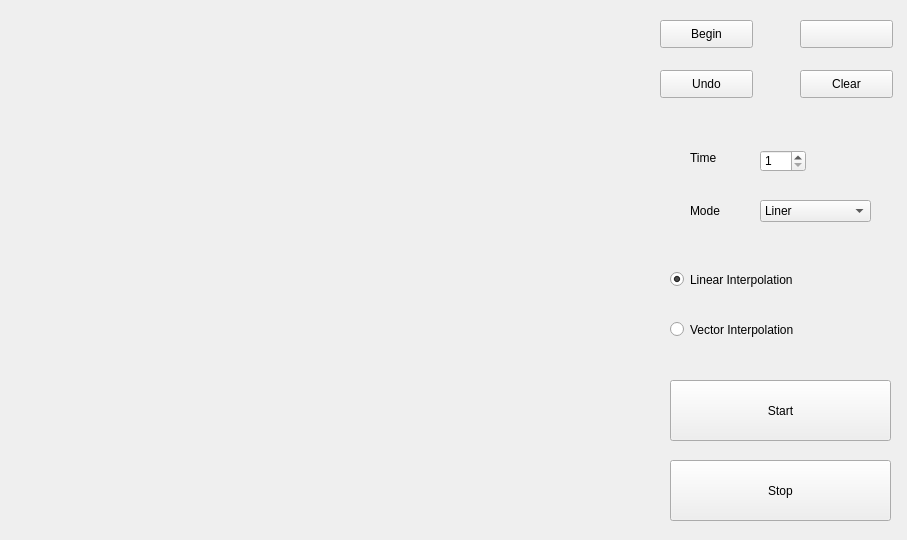
<?xml version="1.0" encoding="UTF-8"?>
<ui version="4.0">
 <class>Widget</class>
 <widget class="QWidget" name="Widget">
  <property name="geometry">
   <rect>
    <x>0</x>
    <y>0</y>
    <width>907</width>
    <height>540</height>
   </rect>
  </property>
  <property name="windowTitle">
   <string>Widget</string>
  </property>
  <widget class="QPushButton" name="begin_pushbutton">
   <property name="geometry">
    <rect>
     <x>660</x>
     <y>20</y>
     <width>93</width>
     <height>28</height>
    </rect>
   </property>
   <property name="text">
    <string>Begin</string>
   </property>
  </widget>
  <widget class="QPushButton" name="end_pushbutton">
   <property name="geometry">
    <rect>
     <x>800</x>
     <y>20</y>
     <width>93</width>
     <height>28</height>
    </rect>
   </property>
   <property name="text">
    <string/>
   </property>
  </widget>
  <widget class="QPushButton" name="undo_pushbutton">
   <property name="geometry">
    <rect>
     <x>660</x>
     <y>70</y>
     <width>93</width>
     <height>28</height>
    </rect>
   </property>
   <property name="text">
    <string>Undo</string>
   </property>
  </widget>
  <widget class="QPushButton" name="clear_pushbutton">
   <property name="geometry">
    <rect>
     <x>800</x>
     <y>70</y>
     <width>93</width>
     <height>28</height>
    </rect>
   </property>
   <property name="text">
    <string>Clear</string>
   </property>
  </widget>
  <widget class="QRadioButton" name="linear_radiobutton">
   <property name="geometry">
    <rect>
     <x>670</x>
     <y>270</y>
     <width>191</width>
     <height>19</height>
    </rect>
   </property>
   <property name="text">
    <string>Linear Interpolation</string>
   </property>
   <property name="checked">
    <bool>true</bool>
   </property>
  </widget>
  <widget class="QRadioButton" name="vector_radiobutton">
   <property name="geometry">
    <rect>
     <x>670</x>
     <y>320</y>
     <width>201</width>
     <height>19</height>
    </rect>
   </property>
   <property name="text">
    <string>Vector Interpolation</string>
   </property>
  </widget>
  <widget class="QPushButton" name="start_pushbutton">
   <property name="geometry">
    <rect>
     <x>670</x>
     <y>380</y>
     <width>221</width>
     <height>61</height>
    </rect>
   </property>
   <property name="text">
    <string>Start</string>
   </property>
  </widget>
  <widget class="QPushButton" name="stop_pushbutton">
   <property name="geometry">
    <rect>
     <x>670</x>
     <y>460</y>
     <width>221</width>
     <height>61</height>
    </rect>
   </property>
   <property name="text">
    <string>Stop</string>
   </property>
  </widget>
  <widget class="QLabel" name="label">
   <property name="geometry">
    <rect>
     <x>690</x>
     <y>150</y>
     <width>72</width>
     <height>15</height>
    </rect>
   </property>
   <property name="text">
    <string>Time</string>
   </property>
  </widget>
  <widget class="QLabel" name="label_2">
   <property name="geometry">
    <rect>
     <x>690</x>
     <y>200</y>
     <width>72</width>
     <height>21</height>
    </rect>
   </property>
   <property name="text">
    <string>Mode</string>
   </property>
  </widget>
  <widget class="QSpinBox" name="time_box">
   <property name="geometry">
    <rect>
     <x>760</x>
     <y>150</y>
     <width>46</width>
     <height>22</height>
    </rect>
   </property>
   <property name="minimum">
    <number>1</number>
   </property>
   <property name="maximum">
    <number>10</number>
   </property>
   <property name="value">
    <number>1</number>
   </property>
  </widget>
  <widget class="QComboBox" name="speed_box">
   <property name="geometry">
    <rect>
     <x>760</x>
     <y>200</y>
     <width>111</width>
     <height>22</height>
    </rect>
   </property>
   <item>
    <property name="text">
     <string>Liner</string>
    </property>
   </item>
   <item>
    <property name="text">
     <string>Accelerate</string>
    </property>
   </item>
   <item>
    <property name="text">
     <string>Decelerate</string>
    </property>
   </item>
  </widget>
 </widget>
 <layoutdefault spacing="6" margin="11"/>
 <resources/>
 <connections/>
</ui>
